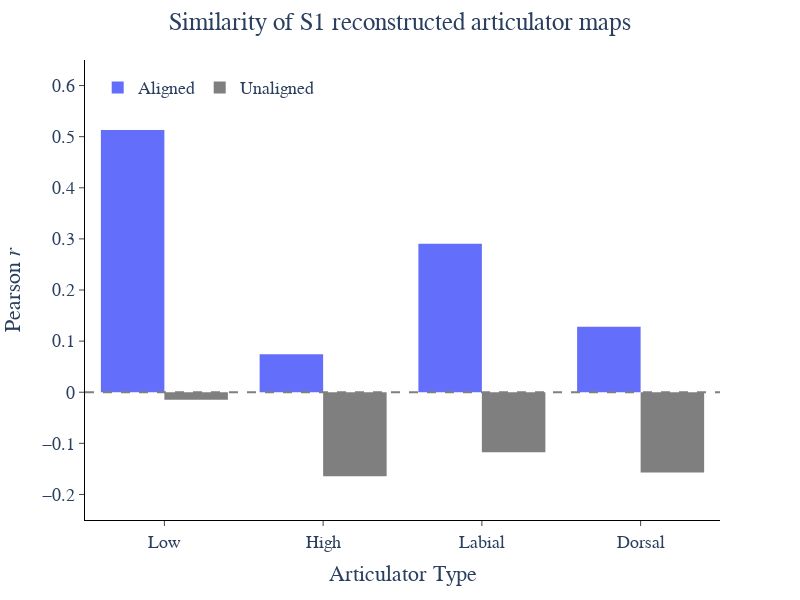

The notebook cell saved with this chart:
### Code cell
fig = px.histogram(artic_sim_full_S1_df, x='Articulator', y="Cosine Similarity", color='Type', barmode='group', width=800, height=600, color_discrete_sequence=[px_colors[0], '#7F7F7F'])

fig.add_hline(y=0, line_dash='dash', line_color='grey')
fig.update_layout(
    plot_bgcolor='white',
    legend=dict(
        orientation='h',
        yanchor='top',
        y=0.98,
        xanchor='left',
        x=0.02,
        title_text=''
    ),
    title_text='Similarity of S1 reconstructed articulator maps',
    title_x=0.5,
    font=dict(size=18, family='Arial')
)
fig.update_xaxes(
    title='Articulator Type',
    mirror=False,
    ticks='outside',
    showline=True,
    linecolor='black',
    showgrid=False,
)
fig.update_yaxes(
    title='Pearson <i>r</i>',
    mirror=False,
    ticks='outside',
    showline=True,
    linecolor='black',
    showgrid=False,
    range=[-0.25, 0.65],
)

fig.show()

### Figure 1 — Plotly figure (JSON) as saved in the notebook; plotly's stock layout.template omitted (floating-point values rounded to 4 significant figures)
{"data": [{"alignmentgroup": "True", "bingroup": "x", "histfunc": "sum", "hovertemplate": "Type=Aligned<br>Articulator=%{x}<br>sum of Cosine Similarity=%{y}<extra></extra>", "legendgroup": "Aligned", "marker": {"color": "#636EFA", "pattern": {"shape": ""}}, "name": "Aligned", "offsetgroup": "Aligned", "orientation": "v", "showlegend": true, "type": "histogram", "x": ["Low", "High", "Labial", "Dorsal"], "xaxis": "x", "y": [0.5132, 0.07431, 0.2905, 0.1281], "yaxis": "y"}, {"alignmentgroup": "True", "bingroup": "x", "histfunc": "sum", "hovertemplate": "Type=Unaligned<br>Articulator=%{x}<br>sum of Cosine Similarity=%{y}<extra></extra>", "legendgroup": "Unaligned", "marker": {"color": "#7F7F7F", "pattern": {"shape": ""}}, "name": "Unaligned", "offsetgroup": "Unaligned", "orientation": "v", "showlegend": true, "type": "histogram", "x": ["Low", "High", "Labial", "Dorsal"], "xaxis": "x", "y": [-0.01478, -0.1646, -0.1176, -0.1569], "yaxis": "y"}], "layout": {"barmode": "group", "font": {"family": "Arial", "size": 18}, "height": 600, "legend": {"orientation": "h", "title": {"text": ""}, "tracegroupgap": 0, "x": 0.02, "xanchor": "left", "y": 0.98, "yanchor": "top"}, "margin": {"t": 60}, "plot_bgcolor": "white", "shapes": [{"line": {"color": "grey", "dash": "dash"}, "type": "line", "x0": 0, "x1": 1, "xref": "x domain", "y0": 0, "y1": 0, "yref": "y"}], "title": {"text": "Similarity of S1 reconstructed articulator maps", "x": 0.5}, "width": 800, "xaxis": {"anchor": "y", "domain": [0, 1], "linecolor": "black", "mirror": false, "showgrid": false, "showline": true, "ticks": "outside", "title": {"text": "Articulator Type"}}, "yaxis": {"anchor": "x", "domain": [0, 1], "linecolor": "black", "mirror": false, "range": [-0.25, 0.65], "showgrid": false, "showline": true, "ticks": "outside", "title": {"text": "Pearson <i>r</i>"}}}}
